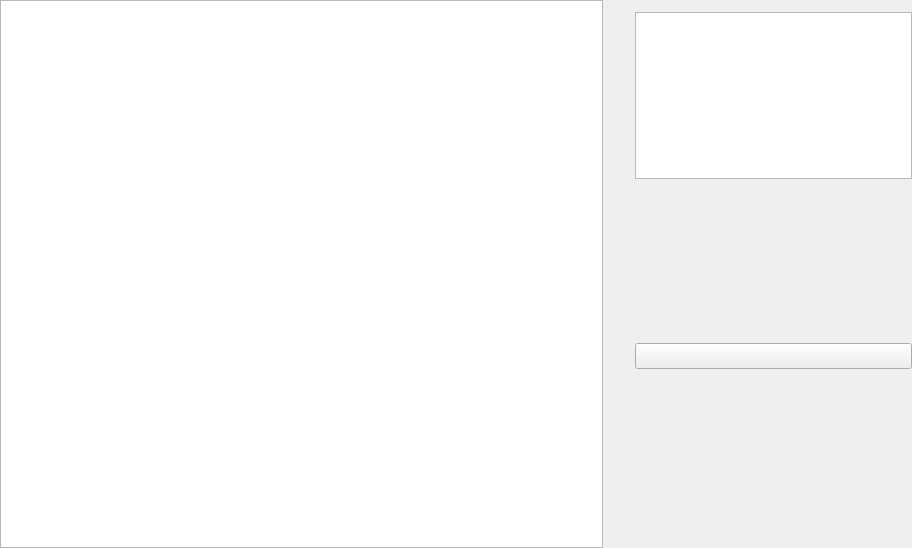
<?xml version="1.0" encoding="UTF-8"?>
<ui version="4.0">
    <class>RaptorDownloadingPage</class>
    <widget class="QWidget" name="RaptorDownloadingPage">
        <property name="geometry">
            <rect>
                <x>0</x>
                <y>0</y>
                <width>912</width>
                <height>548</height>
            </rect>
        </property>
        <property name="windowTitle">
            <string>Form</string>
        </property>
        <layout class="QVBoxLayout" name="_DownloadingPageLayout">
            <property name="spacing">
                <number>0</number>
            </property>
            <property name="leftMargin">
                <number>0</number>
            </property>
            <property name="topMargin">
                <number>0</number>
            </property>
            <property name="rightMargin">
                <number>0</number>
            </property>
            <property name="bottomMargin">
                <number>0</number>
            </property>
            <item>
                <widget class="QSplitter" name="_Splitter">
                    <property name="orientation">
                        <enum>Qt::Horizontal</enum>
                    </property>
                    <property name="opaqueResize">
                        <bool>true</bool>
                    </property>
                    <property name="handleWidth">
                        <number>1</number>
                    </property>
                    <property name="childrenCollapsible">
                        <bool>false</bool>
                    </property>
                    <widget class="QTableView" name="_ItemView"/>
                    <widget class="QWidget" name="_ItemAttributePanel" native="true">
                        <property name="sizePolicy">
                            <sizepolicy hsizetype="Preferred" vsizetype="Preferred">
                                <horstretch>0</horstretch>
                                <verstretch>0</verstretch>
                            </sizepolicy>
                        </property>
                        <layout class="QGridLayout" name="_ItemAttributePanelLayout">
                            <property name="leftMargin">
                                <number>12</number>
                            </property>
                            <property name="topMargin">
                                <number>12</number>
                            </property>
                            <property name="rightMargin">
                                <number>0</number>
                            </property>
                            <property name="bottomMargin">
                                <number>12</number>
                            </property>
                            <property name="spacing">
                                <number>12</number>
                            </property>
                            <item row="3" column="1">
                                <widget class="QLabel" name="_ItemSize">
                                    <property name="minimumSize">
                                        <size>
                                            <width>0</width>
                                            <height>26</height>
                                        </size>
                                    </property>
                                    <property name="maximumSize">
                                        <size>
                                            <width>16777215</width>
                                            <height>26</height>
                                        </size>
                                    </property>
                                    <property name="text">
                                        <string/>
                                    </property>
                                </widget>
                            </item>
                            <item row="4" column="1">
                                <widget class="QLabel" name="_ItemEstimatedTime">
                                    <property name="sizePolicy">
                                        <sizepolicy hsizetype="Expanding" vsizetype="Fixed">
                                            <horstretch>0</horstretch>
                                            <verstretch>0</verstretch>
                                        </sizepolicy>
                                    </property>
                                    <property name="minimumSize">
                                        <size>
                                            <width>0</width>
                                            <height>26</height>
                                        </size>
                                    </property>
                                    <property name="maximumSize">
                                        <size>
                                            <width>16777215</width>
                                            <height>26</height>
                                        </size>
                                    </property>
                                    <property name="styleSheet">
                                        <string notr="true"/>
                                    </property>
                                    <property name="text">
                                        <string/>
                                    </property>
                                </widget>
                            </item>
                            <item row="2" column="1">
                                <widget class="QLabel" name="_ItemCreated">
                                    <property name="sizePolicy">
                                        <sizepolicy hsizetype="Expanding" vsizetype="Fixed">
                                            <horstretch>0</horstretch>
                                            <verstretch>0</verstretch>
                                        </sizepolicy>
                                    </property>
                                    <property name="minimumSize">
                                        <size>
                                            <width>0</width>
                                            <height>26</height>
                                        </size>
                                    </property>
                                    <property name="maximumSize">
                                        <size>
                                            <width>16777215</width>
                                            <height>26</height>
                                        </size>
                                    </property>
                                    <property name="styleSheet">
                                        <string notr="true"/>
                                    </property>
                                    <property name="text">
                                        <string/>
                                    </property>
                                </widget>
                            </item>
                            <item row="3" column="0">
                                <widget class="QLabel" name="_ItemSizeTip">
                                    <property name="minimumSize">
                                        <size>
                                            <width>0</width>
                                            <height>26</height>
                                        </size>
                                    </property>
                                    <property name="maximumSize">
                                        <size>
                                            <width>16777215</width>
                                            <height>26</height>
                                        </size>
                                    </property>
                                    <property name="text">
                                        <string/>
                                    </property>
                                    <property name="alignment">
                                        <set>Qt::AlignRight|Qt::AlignTrailing|Qt::AlignVCenter</set>
                                    </property>
                                </widget>
                            </item>
                            <item row="2" column="0">
                                <widget class="QLabel" name="_ItemCreatedTip">
                                    <property name="minimumSize">
                                        <size>
                                            <width>0</width>
                                            <height>26</height>
                                        </size>
                                    </property>
                                    <property name="maximumSize">
                                        <size>
                                            <width>16777215</width>
                                            <height>26</height>
                                        </size>
                                    </property>
                                    <property name="styleSheet">
                                        <string notr="true"/>
                                    </property>
                                    <property name="text">
                                        <string/>
                                    </property>
                                    <property name="alignment">
                                        <set>Qt::AlignRight|Qt::AlignTrailing|Qt::AlignVCenter</set>
                                    </property>
                                </widget>
                            </item>
                            <item row="1" column="0">
                                <widget class="QLabel" name="_ItemNameTip">
                                    <property name="styleSheet">
                                        <string notr="true"/>
                                    </property>
                                    <property name="text">
                                        <string/>
                                    </property>
                                    <property name="alignment">
                                        <set>Qt::AlignRight|Qt::AlignTop|Qt::AlignTrailing</set>
                                    </property>
                                </widget>
                            </item>
                            <item row="8" column="1">
                                <spacer name="_ItemAttributePanelSpacer">
                                    <property name="orientation">
                                        <enum>Qt::Vertical</enum>
                                    </property>
                                    <property name="sizeHint" stdset="0">
                                        <size>
                                            <width>20</width>
                                            <height>40</height>
                                        </size>
                                    </property>
                                </spacer>
                            </item>
                            <item row="5" column="1">
                                <widget class="QLabel" name="_ItemSpeed">
                                    <property name="sizePolicy">
                                        <sizepolicy hsizetype="Expanding" vsizetype="Fixed">
                                            <horstretch>0</horstretch>
                                            <verstretch>0</verstretch>
                                        </sizepolicy>
                                    </property>
                                    <property name="minimumSize">
                                        <size>
                                            <width>0</width>
                                            <height>26</height>
                                        </size>
                                    </property>
                                    <property name="maximumSize">
                                        <size>
                                            <width>16777215</width>
                                            <height>26</height>
                                        </size>
                                    </property>
                                    <property name="styleSheet">
                                        <string notr="true"/>
                                    </property>
                                    <property name="text">
                                        <string/>
                                    </property>
                                </widget>
                            </item>
                            <item row="5" column="0">
                                <widget class="QLabel" name="_ItemSpeedTip">
                                    <property name="minimumSize">
                                        <size>
                                            <width>0</width>
                                            <height>26</height>
                                        </size>
                                    </property>
                                    <property name="maximumSize">
                                        <size>
                                            <width>16777215</width>
                                            <height>26</height>
                                        </size>
                                    </property>
                                    <property name="styleSheet">
                                        <string notr="true"/>
                                    </property>
                                    <property name="text">
                                        <string/>
                                    </property>
                                    <property name="alignment">
                                        <set>Qt::AlignRight|Qt::AlignTrailing|Qt::AlignVCenter</set>
                                    </property>
                                </widget>
                            </item>
                            <item row="1" column="1">
                                <widget class="QTextEdit" name="_ItemName">
                                    <property name="sizePolicy">
                                        <sizepolicy hsizetype="Expanding" vsizetype="MinimumExpanding">
                                            <horstretch>0</horstretch>
                                            <verstretch>0</verstretch>
                                        </sizepolicy>
                                    </property>
                                    <property name="styleSheet">
                                        <string notr="true"/>
                                    </property>
                                    <property name="verticalScrollBarPolicy">
                                        <enum>Qt::ScrollBarAsNeeded</enum>
                                    </property>
                                    <property name="horizontalScrollBarPolicy">
                                        <enum>Qt::ScrollBarAlwaysOff</enum>
                                    </property>
                                    <property name="sizeAdjustPolicy">
                                        <enum>QAbstractScrollArea::AdjustToContents</enum>
                                    </property>
                                    <property name="readOnly">
                                        <bool>true</bool>
                                    </property>
                                </widget>
                            </item>
                            <item row="7" column="1">
                                <widget class="QPushButton" name="_Item3rdPartyEvoke">
                                    <property name="sizePolicy">
                                        <sizepolicy hsizetype="Expanding" vsizetype="Fixed">
                                            <horstretch>0</horstretch>
                                            <verstretch>0</verstretch>
                                        </sizepolicy>
                                    </property>
                                    <property name="minimumSize">
                                        <size>
                                            <width>0</width>
                                            <height>26</height>
                                        </size>
                                    </property>
                                    <property name="maximumSize">
                                        <size>
                                            <width>16777215</width>
                                            <height>26</height>
                                        </size>
                                    </property>
                                    <property name="styleSheet">
                                        <string notr="true"/>
                                    </property>
                                    <property name="text">
                                        <string/>
                                    </property>
                                </widget>
                            </item>
                            <item row="4" column="0">
                                <widget class="QLabel" name="_ItemEstimatedTimeTip">
                                    <property name="minimumSize">
                                        <size>
                                            <width>0</width>
                                            <height>26</height>
                                        </size>
                                    </property>
                                    <property name="maximumSize">
                                        <size>
                                            <width>16777215</width>
                                            <height>26</height>
                                        </size>
                                    </property>
                                    <property name="styleSheet">
                                        <string notr="true"/>
                                    </property>
                                    <property name="text">
                                        <string/>
                                    </property>
                                    <property name="alignment">
                                        <set>Qt::AlignRight|Qt::AlignTrailing|Qt::AlignVCenter</set>
                                    </property>
                                </widget>
                            </item>
                        </layout>
                    </widget>
                </widget>
            </item>
        </layout>
    </widget>
    <resources/>
    <connections/>
</ui>
